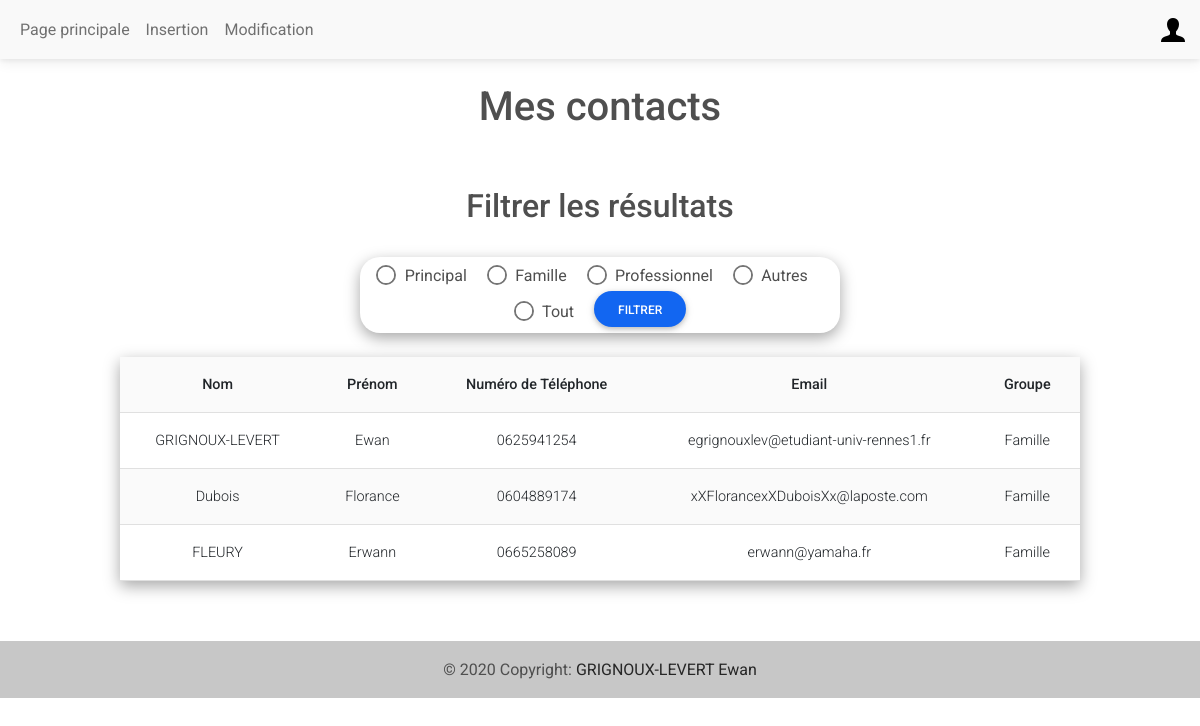
The app's page /index.php?inlineRadioOptions=Famille (signed in) with its own data.
### tables this page shows
CREATE TABLE "Coordonnees" (
	"id"	INTEGER,
	"nom"	VARCHAR(30) NOT NULL,
	"prenom"	VARCHAR(30) NOT NULL,
	"phoneNumber"	VARCHAR(10),
	"email"	VARCHAR(40) CHECK("email" LIKE '%@%'),
	"idUsers"	INTEGER NOT NULL,
	"groups"	VARCHAR(10) NOT NULL CHECK("groups" IN ('Principal', 'Travail', 'Famille', 'Autre')),
	FOREIGN KEY("idUsers") REFERENCES "Users"("id") ON UPDATE CASCADE ON DELETE CASCADE,
	PRIMARY KEY("id" AUTOINCREMENT)
);

### index.php (the view, shortened to what this page needs)
<!DOCTYPE html>
<html lang="fr">
    <head>
        <link href="style.css" rel="stylesheet" type="text/css">
        <link rel="stylesheet" href="https://cdnjs.cloudflare.com/ajax/libs/font-awesome/6.0.0/css/all.min.css%22/%3E">
        <link rel="stylesheet" href="css/mdb.min.css" />
    </head>
    <body>
        <nav class="navbar navbar-expand-lg navbar-light bg-light">
            <div class="container-fluid">
                <div class="collapse navbar-collapse" id="navbarSupportedContent">
                    <ul class="navbar-nav me-auto mb-2 mb-lg-0">
                        <li class="nav-item">
                        <a class="nav-link" href="index.php">Page principale</a>
                        </li>
                        <?php
                            if(isset($_SESSION) && $_SESSION['status']=='admin'){
                                echo '<li class="nav-item">';
                                echo '<a class="nav-link" href="insertion.php">Insertion</a>';
                                echo '</li>';
                                echo '<li class="nav-item">';
                                echo '<a class="nav-link" href="modification.php">Modification</a>';
                                echo '</li>';
                            }
                        ?>
                    </ul>
                </div>
                <div class="dropdown">
                    <a class="dropdown-toggle d-flex align-items-center hidden-arrow" href="#" id="navbarDropdownMenuAvatar" role="button" data-mdb-toggle="dropdown" aria-expanded="false">
                        <img src="img/user.png" alt="user icon" loading="lazy">
                    </a>
                </div>
            </div>
        </nav>
        <h1>Mes contacts</h1>
        <section>
            <h2>Filtrer les résultats</h2>
            <form id="ind_form" action="#" method="GET">
                <div class="form-check form-check-inline">
                    <input class="form-check-input" type="radio" name="inlineRadioOptions" id="inlineRadio1" value="Principal" />
                    <label class="form-check-label" for="inlineRadio1">Principal</label>
                </div>
                <div class="form-check form-check-inline">
                    <input class="form-check-input" type="radio" name="inlineRadioOptions" id="inlineRadio2" value="Famille" />
                    <label class="form-check-label" for="inlineRadio1">Famille</label>
                </div>
                <div class="form-check form-check-inline">
                    <input class="form-check-input" type="radio" name="inlineRadioOptions" id="inlineRadio3" value="Travail" />
                    <label class="form-check-label" for="inlineRadio1">Professionnel</label>
                </div>
                <div class="form-check form-check-inline">
                    <input class="form-check-input" type="radio" name="inlineRadioOptions" id="inlineRadio4" value="Autre" />
                    <label class="form-check-label" for="inlineRadio1">Autres</label>
                </div>
                <div class="form-check form-check-inline">
                    <input class="form-check-input" type="radio" name="inlineRadioOptions" id="inlineRadio13" value="Tout" />
                    <label class="form-check-label" for="inlineRadio1">Tout</label>
                </div>
                <input type="submit" class="btn btn-primary btn-rounded" id="ind_button" value='Filtrer'>
            </form>
        </section>
        <?php
        include "function.php" ;
        $madb = new PDO('sqlite:'.$_SERVER["DOCUMENT_ROOT"]."/WEB2/IUT-Projet-WEB/DB/database.sqlite") ;
        if (!empty($_GET)){
            if ($_GET["inlineRadioOptions"] == "Tout"){
                $query = 'SELECT * FROM Coordonnees WHERE idUsers LIKE '.$_SESSION["id"].';';
            }
            else{
                $groups_filtre= $madb->quote($_GET["inlineRadioOptions"]);
            $query = 'SELECT * FROM Coordonnees WHERE idUsers LIKE '.$_SESSION["id"].' AND groups LIKE '.$groups_filtre.';';
            }
            $result = $madb->query($query);
            $tb = "
                <tr>
                <th scope='col'>Nom</th>
                <th scope='col'>Prénom</th>
                <th scope='col'>Numéro de Téléphone</th>
                <th scope='col'>Email</th>
                <th scope='col'>Groupe</th>
                </tr>
                <tr>
            ";
            while ($row = $result->fetch(PDO::FETCH_ASSOC)) {
                $nom = $row["nom"];
                $prenom = $row["prenom"];
                $phone = $row["phoneNumber"];
                $mail = $row["email"];
                $groups = $row["groups"];
                $tb .= "<td> $nom </td>";
                $tb .= "<td> $prenom </td>";
                $tb .= "<td> $phone </td>";
                $tb .= "<td> $mail </td>";
                $tb .= "<td> $groups </td>";
                $tb .= "</tr>";
            }
        }
        echo "<div table-responsive>
            <table class='table table-striped ' id='index_tab'>
            $tb
            </table>";
        ?>
        <footer class="bg-light text-center text-lg-start">
            <div class="text-center p-3" style="background-color: rgba(0, 0, 0, 0.2);">
                © 2020 Copyright:
                <a class="text-dark" href="https://mdbootstrap.com/">GRIGNOUX-LEVERT Ewan</a>
            </div>
        </footer>
    </body>
</html>

### style.css (style rules this page uses)
h1, h2 { text-align: center; padding: 2%; }
body { position: relative; margin: 0; padding: 0; min-height: 100%; width: 100%; }
#ind_form { text-align: center; padding: 0.5%; margin-left: 30%; margin-bottom: 2%; width : 40%; box-shadow: rgba(0, 0, 0, 0.35) 0px 5px 15px; border-radius: 20px; }
#index_tab { width: 80%; margin-left: 10%; box-shadow: rgba(0, 0, 0, 0.35) 0px 5px 15px; text-align: center; }
footer { margin-top: 5%; margin-bottom: 0%; width: 100%; text-align: center; }

### records on screen
coordonnees: nom "GRIGNOUX-LEVERT", prenom "Ewan", phoneNumber "0625941254", email "egrignouxlev@etudiant-univ-rennes1.fr", groups "Famille"
coordonnees: nom "Dubois", prenom "Florance", phoneNumber "0604889174", email "xXFlorancexXDuboisXx@laposte.com", groups "Famille"
coordonnees: nom "FLEURY", prenom "Erwann", phoneNumber "0665258089", email "erwann@yamaha.fr", groups "Famille"
